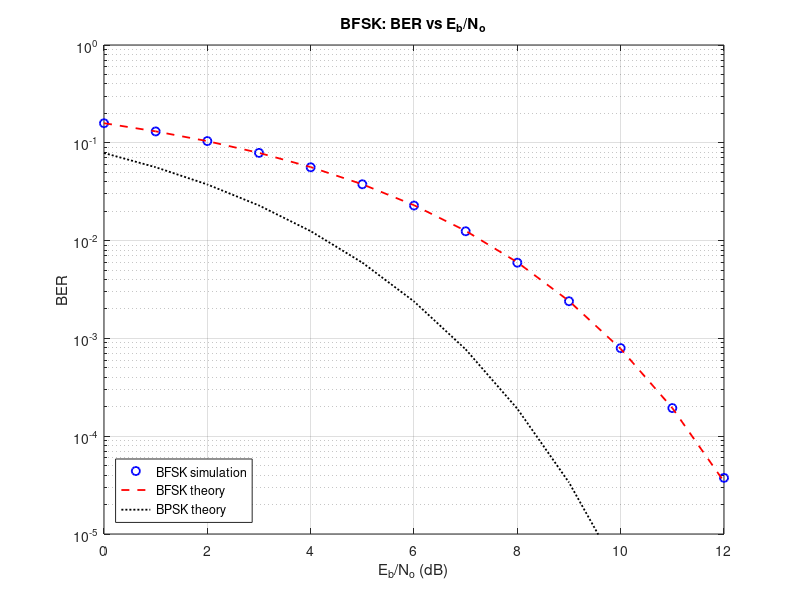
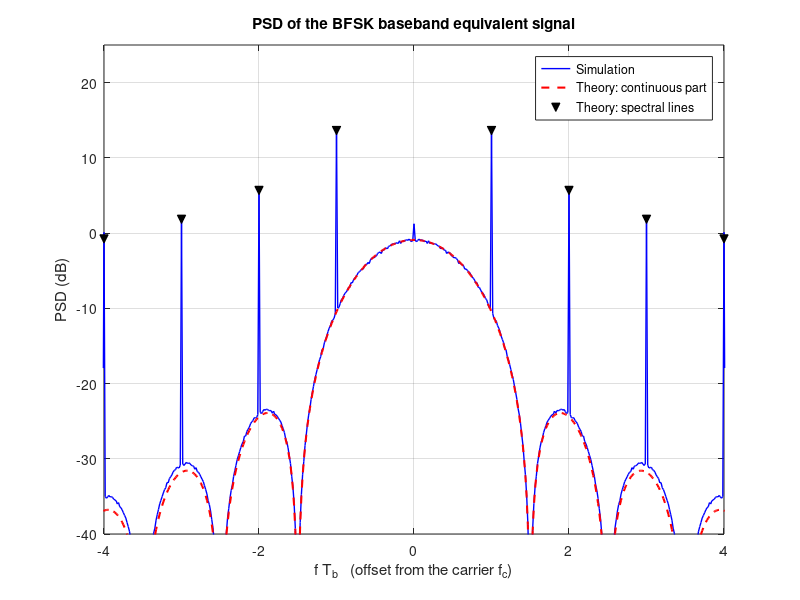
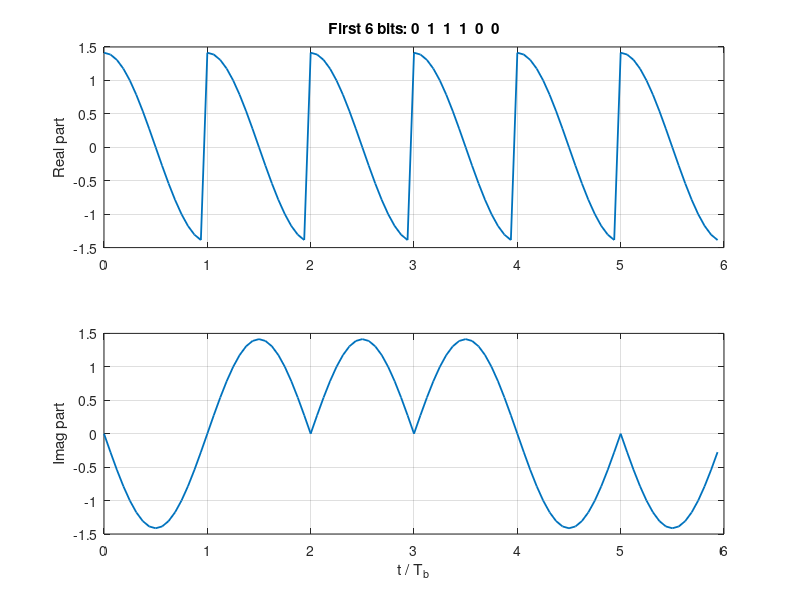

These figures' MATLAB source, in order:

%% Point 10A: BFSK BER (coherent detection, signal-space model)
clear; clc; close all;

N       = 2e6;
EbNo_dB = 0:1:12;
EbNo    = 10.^(EbNo_dB/10);
nPts    = length(EbNo_dB);

Eb   = 1;
bits = randi([0 1], 1, N);

% ---- Mapper: bit 0 -> [sqrt(Eb); 0],  bit 1 -> [0; sqrt(Eb)] ----
S = sqrt(Eb) * [1 - bits; bits];          % 2 x N matrix, one column per bit

BER_sim = zeros(1, nPts);

for k = 1:nPts
    No    = Eb/EbNo(k);
    sigma = sqrt(No/2);                   % per coordinate

    % ---- AWGN channel: independent noise on both coordinates ----
    R = S + sigma*randn(2, N);

    % ---- Demapper ----
    rx_bits = R(2,:) > R(1,:);            % decide 1 if r2 > r1

    BER_sim(k) = sum(rx_bits ~= bits) / N;
end

% ---- Theory ----
BER_bfsk = 0.5 * erfc(sqrt(EbNo/2));      % BFSK (orthogonal, coherent)
BER_bpsk = 0.5 * erfc(sqrt(EbNo));        % BPSK, for comparison

% ---- Plot ----
BER_sim(BER_sim==0) = NaN;
figure;
semilogy(EbNo_dB, BER_sim, 'bo', 'LineWidth', 1.3); hold on;
semilogy(EbNo_dB, BER_bfsk, 'r--', 'LineWidth', 1.3);
semilogy(EbNo_dB, BER_bpsk, 'k:', 'LineWidth', 1.3);
grid on; ylim([1e-5 1]);
xlabel('E_b/N_o (dB)'); ylabel('BER');
title('BFSK: BER vs E_b/N_o');
legend('BFSK simulation', 'BFSK theory', 'BPSK theory', 'Location', 'southwest');
saveas(gcf, 'ber_bfsk.png');


%%PSD
%% Point 10B: PSD of the BFSK baseband equivalent signal
clear all;

Eb = 1;  Tb = 1;                        % normalized units
Ns = 16;                                % samples per bit
fs = Ns/Tb;                             % sampling frequency
A  = sqrt(2*Eb/Tb);                     % pulse amplitude

Lseg = 64;                              % bits per segment
Nseg = 1000;                            % number of segments to average
Nb   = Lseg*Nseg;                       % total number of bits

bits = randi([0 1], 1, Nb);

% ---- One-bit baseband pulses (0 <= t < Tb) ----
t  = (0:Ns-1).'/fs;                     % Ns x 1 column of time instants
g1 = A*exp(-1j*pi*t/Tb);                % bit 0 : s_1l(t)
g2 = A*exp(+1j*pi*t/Tb);                % bit 1 : s_2l(t)
G  = [g1, g2];                          % Ns x 2, one pulse per column

% ---- Build the whole waveform ----
X = G(:, bits+1);                       % Ns x Nb, column n = pulse of bit n
x = X(:).';                             % row vector, samples in time order

fprintf('Average power   = %.3f  (expected 2Eb/Tb = %.3f)\n', ...
        mean(abs(x).^2), 2*Eb/Tb);

% ---- Look at the first 6 bits ----
tt = (0:6*Ns-1)/fs;
figure;
subplot(2,1,1); plot(tt/Tb, real(x(1:6*Ns)), 'LineWidth', 1.3); grid on;
ylabel('Real part'); title(['First 6 bits: ' num2str(bits(1:6))]);
subplot(2,1,2); plot(tt/Tb, imag(x(1:6*Ns)), 'LineWidth', 1.3); grid on;
ylabel('Imag part'); xlabel('t / T_b');

% ---- PSD estimate: average of periodograms ----
L   = Lseg*Ns;                          % samples per segment
Xs  = reshape(x, L, Nseg);              % each column = one segment
F   = fft(Xs);                          % FFT of every column
P   = abs(F).^2 / (fs*L);               % periodogram of every segment
Pxx = fftshift(mean(P, 2));             % average over segments, centre f = 0
df  = fs/L;                             % frequency resolution
f   = (-L/2 : L/2-1).' * df;            % frequency axis

fprintf('Power from PSD  = %.3f\n', sum(Pxx)*df);

% ---- Theory ----
mysinc = @(x) sin(pi*x)./(pi*x + (x==0)) + (x==0);   % sinc without toolbox
Cont   = (Eb/2) * ( mysinc(f*Tb + 0.5) + mysinc(f*Tb - 0.5) ).^2;

nn = [-4:-1, 1:4];                                   % line positions n/Tb
Pn = (2*Eb/(pi^2*Tb)) * nn.^2 ./ (nn.^2 - 0.25).^2;  % power in each line

fprintf('Continuous part = %.3f  (theory: half of the total power)\n', ...
        sum(Cont)*df);

% ---- Plot ----
figure;
plot(f*Tb, 10*log10(Pxx), 'b', 'LineWidth', 1); hold on;
plot(f*Tb, 10*log10(Cont + 1e-12), 'r--', 'LineWidth', 1.5);
plot(nn, 10*log10(Pn/df), 'kv', 'MarkerFaceColor', 'k');
grid on; xlim([-4 4]); ylim([-40 25]);
xlabel('f T_b   (offset from the carrier f_c)'); ylabel('PSD (dB)');
title('PSD of the BFSK baseband equivalent signal');
legend('Simulation', 'Theory: continuous part', 'Theory: spectral lines');
saveas(gcf, 'psd_bfsk.png');
